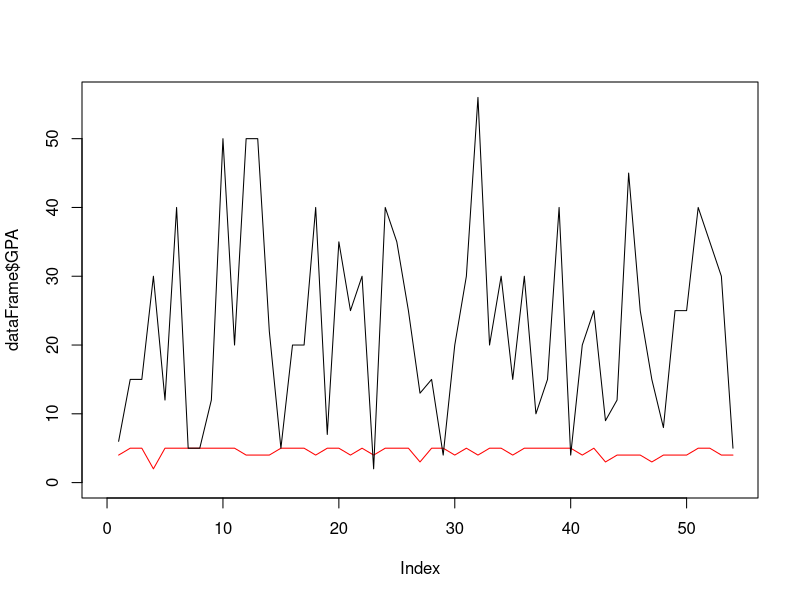
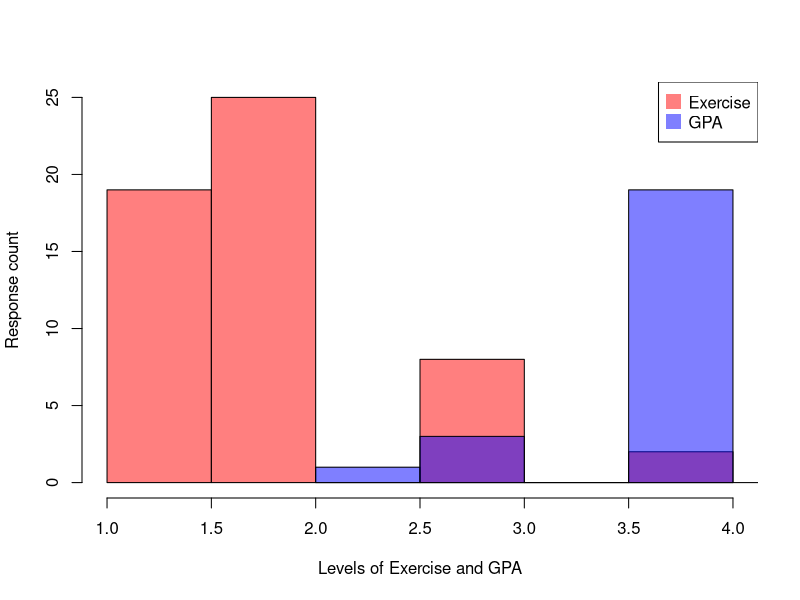
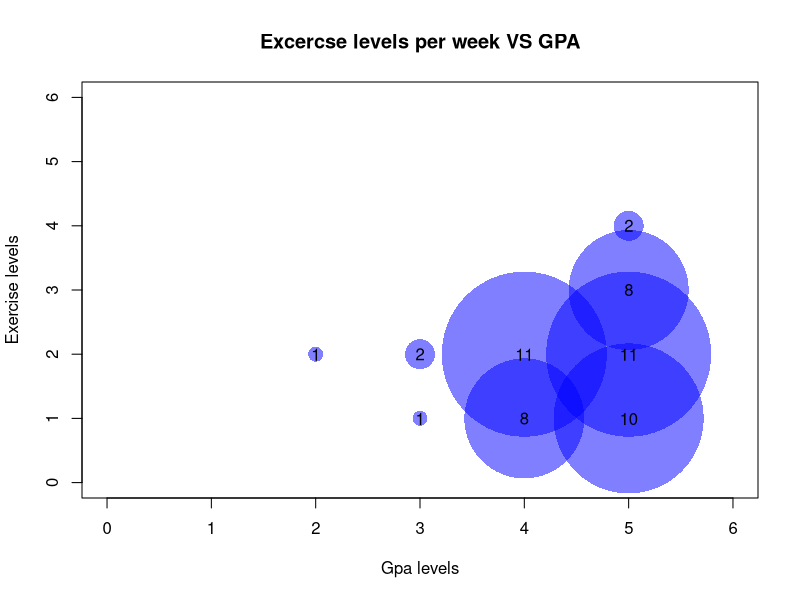
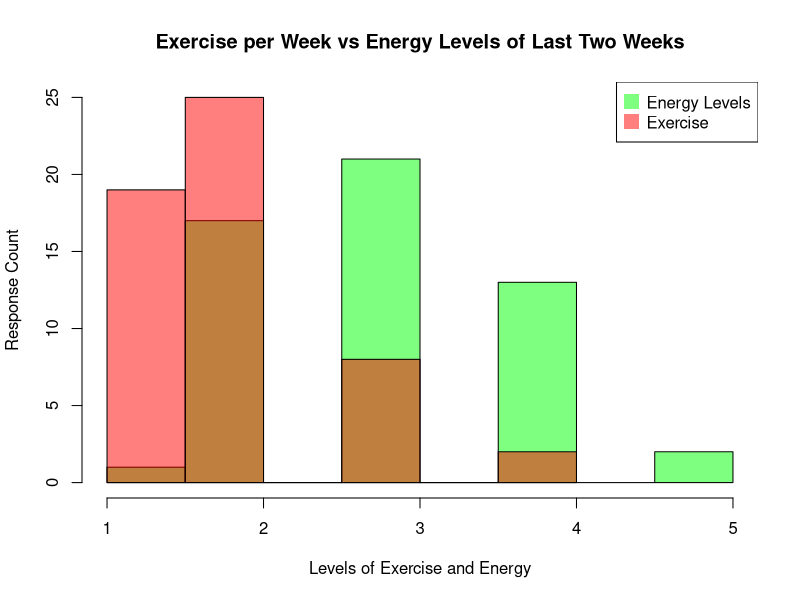

R code for these plots, in order:
## ---- chunk 1
#install.packages(tidyverse)
library(knitr)
library(tidyverse)

knitr::opts_chunk$set(echo = TRUE)
## ---- chunk 2

## This code block reads and re-writes all of the data into "dataFrame" to be used in each analysis

data <- read.csv('statsResponses v0.csv')
dataFrame <- data
  #GPA "success" range: 5 = Excellent, 4 = Good, 3 = Moderate, 2 = Poor, 1 = Bad
  dataFrame$GPA[dataFrame$GPA == "3.5+"] = 5
  dataFrame$GPA[dataFrame$GPA == "3-3.4"] = 4
  dataFrame$GPA[dataFrame$GPA == "2.5-2.9"] = 3
  dataFrame$GPA[dataFrame$GPA == "2-2.4"] = 2
  dataFrame$GPA[dataFrame$GPA == "<1.9"] = 1
  dataFrame$GPA = as.integer(dataFrame$GPA)
  #Modify transfer GPAs
  dataFrame$Transfers[dataFrame$Transfers == "3.5+"] = 5
  dataFrame$Transfers[dataFrame$Transfers == "3-3.4"] = 4
  dataFrame$Transfers[dataFrame$Transfers == "2.5-2.9"] = 3
  dataFrame$Transfers[dataFrame$Transfers == "2-2.4"] = 2
  dataFrame$Transfers[dataFrame$Transfers == "<1.9"] = 1
 
  #Modify credits
  dataFrame$Credits[dataFrame$Credits == "16+"] = 16
  dataFrame$Credits = as.integer(dataFrame$Credits)
  
  #Modify concentration; no struggle concentrating (1) to struggle concentrating every day (4)
  dataFrame$Concentration[dataFrame$Concentration == "Not at all"] = "1"
  dataFrame$Concentration[dataFrame$Concentration == "Several days"] = "2"
  dataFrame$Concentration[dataFrame$Concentration == "More than half of the days"] = "3"
  dataFrame$Concentration[dataFrame$Concentration == "Nearly every day"] = "4"
  dataFrame$Concentration = as.integer(dataFrame$Concentration)
   
  #Work Overall Part 1; I love what I'm doing (1) to I hate what I'm doing (5)
  #dataFrame$Work.Overall.Part.1[dataFrame$Work.Overall.Part.1 ==]
  
  #Work OVerall Part 2; my job will help my future (1) my job will not help my future (5)
  
  
  #Hours of sleep; 
  dataFrame$Hours.of.Sleep[dataFrame$Hours.of.Sleep == "0-2"] = "1"
  dataFrame$Hours.of.Sleep[dataFrame$Hours.of.Sleep == "3-4"] = "2"
  dataFrame$Hours.of.Sleep[dataFrame$Hours.of.Sleep == "5-6"] = "3"
  dataFrame$Hours.of.Sleep[dataFrame$Hours.of.Sleep == "7-8"] = "4"
  dataFrame$Hours.of.Sleep[dataFrame$Hours.of.Sleep == "8+"] = "5"
  
  #Struggle to sleep
  
  #Activity level; no exercise (1) to nearly every day in a week (4)
  dataFrame$Activities[dataFrame$Activities == "0 days a week"] = "1"
  dataFrame$Activities[dataFrame$Activities == "1-2 days a week"] = "2"
  dataFrame$Activities[dataFrame$Activities == "3-4 days a week"] = "3"
  dataFrame$Activities[dataFrame$Activities == "5-7 days a week"] = "4"
  dataFrame$Activities = as.integer(dataFrame$Activities)
  
  #Activity durations; need a conditional check where if activity level = 1 set to 0
  
  

## ---- chunk 3

plot(dataFrame$GPA, type = "l", col = "red", xlim = c(0,length(dataFrame$Timestamp)), ylim = c(0,max(dataFrame$Hours.of.Studying)))
lines(dataFrame$Hours.of.Studying, col = "black")

## ---- chunk 4

######## Tony added code 04/22/2022 In-Progress ###############

#Modify hours of sleep to be numeric
dataFrame$Hours.of.Sleep = as.integer(dataFrame$Hours.of.Sleep)

#Create list of data without NAs in commute times
data_no_na_commute_times = dataFrame %>% drop_na(Commute.Time)


#lines(x= 0:100, y = dunif(seq(0, 1, 0.01), min=0, max=50), col="green")
#lines(1.35*dnorm(0:100, mean(temp_data_row_means), sd(temp_data_row_means)), col='purple')
#lines(3.5*dpois(0:100, mean(temp_data_row_means)), col='red')
#lines(7*dexp(0:100, 1/mean(temp_data_row_means)), col='blue')
#lines(3.5*dgamma(0:100, mean(temp_data_row_means)), col='orange')

#legend(48, 0.25, legend=c("Uniform Dist", "Normal Dist", "Poisson Dist", "Exponential Dist", "Gamma Dist"),
       #col=c("green", "purple", "red", "blue", "orange"), lty=1, cex=0.75)

########################### VIEW THE RELATIONSHIP BETWEEN EXERCISE AND GPA ##############


#Create data
set.seed(1)
 
# Base histogram
hist(dataFrame$Activities,  col=rgb(1,0,0,0.5), xlab="Levels of Exercise and GPA", 
     ylab="Response count", main="" )

# Second with add=T to plot on top
hist(dataFrame$GPA, col=rgb(0,0,1,0.5), add=T)

# Add legend
legend("topright", legend=c("Exercise","GPA"), col=c(rgb(1,0,0,0.5), 
     rgb(0,0,1,0.5)), pt.cex=2, pch=15 )


# Create scatter plot for with GPA as y-axis and Exercise as X-value

#I count the occurence of each couple of values. Eg : number of time a=1 and b=1, number of time a=1 and b=2 etc...
AA <- xyTable(dataFrame$GPA,dataFrame$Activities)
 
#Now I can plot this ! I represent the dots as big as the couple occurs often
coeff_bigger <- 2
plot(AA$x , AA$y , cex=AA$number*coeff_bigger  , pch=16 , col=rgb(0,0,1,0.5) , xlab= "Gpa levels" , ylab="Exercise levels" , xlim=c(0,6) , ylim=c(0,6), main="Excercse levels per week VS GPA")
text(AA$x , AA$y , AA$number )
 
#Note : It's easy to make a function that will compute this kind of plot automaticaly :
represent_discrete_variable <- function(var1, var2 , coeff_bigger){
  AA=xyTable(var1,var2)
  plot(AA$x , AA$y , cex=AA$number*coeff_bigger  , pch=16 , col="chocolate1" , xlab= "value of a" , ylab="value of b" )
  text (AA$x , AA$y , AA$number )
}


########## Comparison for subquestion of exercise levels and energy levels ##############################

# Base histogram
hist(dataFrame$Energy.Level,  col=rgb(0,1,0,0.5), xlab="Levels of Exercise and Energy", 
     ylab="Response Count", main="Exercise per Week vs Energy Levels of Last Two Weeks", ylim = c(0,25))

# Second with add=T to plot on top
hist(dataFrame$Activities, col=rgb(1,0,0,0.5), add=T)

# Add legend
legend("topright", legend=c("Energy Levels","Exercise"), col=c(rgb(0,1,0,0.5), 
     rgb(1,0,0,0.5)), pt.cex=2, pch=15 )

